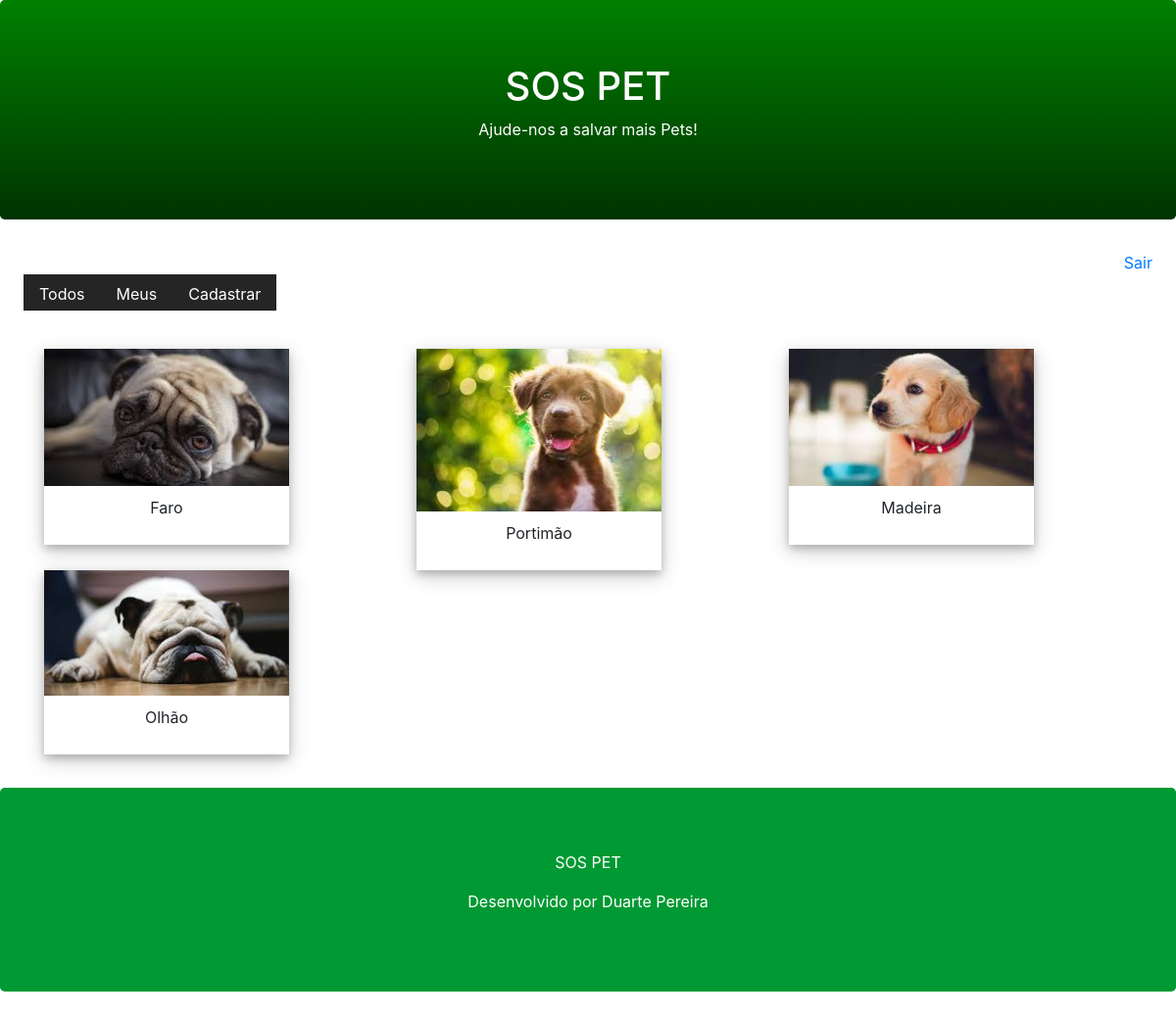
Page /pet/all/ (signed in) on the committed database.
### core/models.py (models this page shows, shortened)
class Pet(models.Model):
    city = models.CharField(max_length=100)
    description = models.TextField()
    phone = models.CharField(max_length=11)
    email = models.EmailField()
    begin_date = models.DateTimeField(auto_now_add=True)
    photo = models.ImageField(upload_to='pet')
    active =models.BooleanField(default=True)
    user = models.ForeignKey(User, on_delete = models.CASCADE)

### core/views.py (the view)
# urls.py: path('pet/all/', views.list_all_pets),
@login_required(login_url="/login")
def list_all_pets(request):
    pet = Pet.objects.filter(active=True)
    return render(request,"list.html", {'pet':pet})

### templates/list.html (shortened to what this page needs)
{% extends "model-page.html" %}
{% block content %}
<div class="container mb-4">
    <div class="row">
        {% for p in pet %}
        <div class="col-sm-4">
            <div class="polaroid">
              <img src="{{ p.photo.url }}" style="width:100%">
                <div class="container">
                    <p>{{ p.city }}</p>
                </div>
            </div>
        </div>
        {% endfor %}
    </div>
</div>
{% endblock %}

### templates/list.html (style rules this page uses)
.polaroid { width: 250px; box-shadow: 0 4px 8px 0 rgba(0, 0, 0, 0.2), 0 6px 20px 0 rgba(0, 0, 0, 0.2); text-align: center; }
.container { padding: 10px; }

### rows in the picture
Pet: photo (picture), city "Faro"
Pet: photo (picture), city "Portimão"
Pet: photo (picture), city "Madeira"
Pet: photo (picture), city "Olhão"
